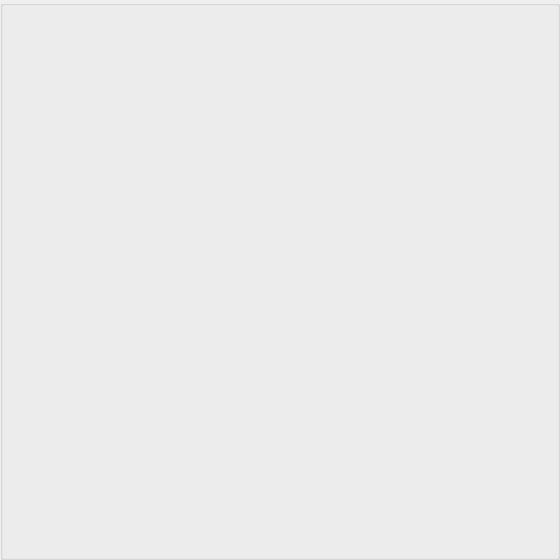
<?xml version="1.0" encoding="UTF-8"?>
<ui version="4.0">
 <class>CHandStateShow</class>
 <widget class="QWidget" name="CHandStateShow">
  <property name="geometry">
   <rect>
    <x>0</x>
    <y>0</y>
    <width>560</width>
    <height>560</height>
   </rect>
  </property>
  <property name="windowTitle">
   <string>Form</string>
  </property>
  <layout class="QGridLayout" name="gridLayout_3">
   <property name="leftMargin">
    <number>0</number>
   </property>
   <property name="topMargin">
    <number>0</number>
   </property>
   <property name="rightMargin">
    <number>0</number>
   </property>
   <property name="bottomMargin">
    <number>0</number>
   </property>
   <item row="0" column="0">
    <widget class="QStackedWidget" name="stackedWidget">
     <property name="styleSheet">
      <string notr="true"/>
     </property>
     <property name="currentIndex">
      <number>1</number>
     </property>
     <widget class="QWidget" name="left_Page">
      <layout class="QGridLayout" name="gridLayout_2">
       <property name="leftMargin">
        <number>0</number>
       </property>
       <property name="topMargin">
        <number>0</number>
       </property>
       <property name="rightMargin">
        <number>0</number>
       </property>
       <property name="bottomMargin">
        <number>0</number>
       </property>
       <item row="0" column="0">
        <widget class="QGroupBox" name="left_GroupBox">
         <property name="styleSheet">
          <string notr="true">#left_GroupBox{border-image: url(:/new/prefix1/source/LHandState/leftHand.png);}</string>
         </property>
         <property name="title">
          <string/>
         </property>
         <widget class="CLabel" name="littlefingerL_Label">
          <property name="geometry">
           <rect>
            <x>73</x>
            <y>123</y>
            <width>115</width>
            <height>194</height>
           </rect>
          </property>
          <property name="styleSheet">
           <string notr="true">border-image: url(:/new/prefix1/source/LHandState/strengthEvaluate/littlefingerG.png);</string>
          </property>
          <property name="text">
           <string/>
          </property>
         </widget>
         <widget class="CLabel" name="ringfingerL_Label">
          <property name="geometry">
           <rect>
            <x>172</x>
            <y>43</y>
            <width>81</width>
            <height>233</height>
           </rect>
          </property>
          <property name="styleSheet">
           <string notr="true">border-image: url(:/new/prefix1/source/LHandState/strengthEvaluate/ringfingerG.png);</string>
          </property>
          <property name="text">
           <string/>
          </property>
         </widget>
         <widget class="CLabel" name="middlefingerL_Label">
          <property name="geometry">
           <rect>
            <x>228</x>
            <y>19</y>
            <width>96</width>
            <height>255</height>
           </rect>
          </property>
          <property name="styleSheet">
           <string notr="true">border-image: url(:/new/prefix1/source/LHandState/strengthEvaluate/middlefingerG.png);</string>
          </property>
          <property name="text">
           <string/>
          </property>
         </widget>
         <widget class="CLabel" name="forefingerL_Label">
          <property name="geometry">
           <rect>
            <x>283</x>
            <y>61</y>
            <width>133</width>
            <height>268</height>
           </rect>
          </property>
          <property name="styleSheet">
           <string notr="true">border-image: url(:/new/prefix1/source/LHandState/strengthEvaluate/forefingerY.png);</string>
          </property>
          <property name="text">
           <string/>
          </property>
         </widget>
         <widget class="CLabel" name="thumbL_Label">
          <property name="geometry">
           <rect>
            <x>335</x>
            <y>248</y>
            <width>150</width>
            <height>219</height>
           </rect>
          </property>
          <property name="styleSheet">
           <string notr="true">border-image: url(:/new/prefix1/source/LHandState/strengthEvaluate/thumbR.png);</string>
          </property>
          <property name="text">
           <string/>
          </property>
         </widget>
         <zorder>forefingerL_Label</zorder>
         <zorder>littlefingerL_Label</zorder>
         <zorder>ringfingerL_Label</zorder>
         <zorder>middlefingerL_Label</zorder>
         <zorder>thumbL_Label</zorder>
        </widget>
       </item>
      </layout>
     </widget>
     <widget class="QWidget" name="right_Page">
      <layout class="QGridLayout" name="gridLayout">
       <property name="leftMargin">
        <number>0</number>
       </property>
       <property name="topMargin">
        <number>0</number>
       </property>
       <property name="rightMargin">
        <number>0</number>
       </property>
       <property name="bottomMargin">
        <number>0</number>
       </property>
       <item row="0" column="0">
        <widget class="QGroupBox" name="right_GroupBox">
         <property name="styleSheet">
          <string notr="true">#right_GroupBox{border-image: url(:/new/prefix1/source/RHandState/ringhtHand.png);}</string>
         </property>
         <property name="title">
          <string/>
         </property>
         <widget class="CLabel" name="thumbR_Label">
          <property name="geometry">
           <rect>
            <x>75</x>
            <y>248</y>
            <width>150</width>
            <height>219</height>
           </rect>
          </property>
          <property name="styleSheet">
           <string notr="true">border-image: url(:/new/prefix1/source/RHandState/strengthEvaluate/thumbG.png);</string>
          </property>
          <property name="text">
           <string/>
          </property>
         </widget>
         <widget class="CLabel" name="forefingerR_Label">
          <property name="geometry">
           <rect>
            <x>144</x>
            <y>61</y>
            <width>133</width>
            <height>268</height>
           </rect>
          </property>
          <property name="styleSheet">
           <string notr="true">border-image: url(:/new/prefix1/source/RHandState/strengthEvaluate/forefingerR.png);</string>
          </property>
          <property name="text">
           <string/>
          </property>
         </widget>
         <widget class="CLabel" name="middlefingerR_Label">
          <property name="geometry">
           <rect>
            <x>236</x>
            <y>19</y>
            <width>96</width>
            <height>255</height>
           </rect>
          </property>
          <property name="styleSheet">
           <string notr="true">border-image: url(:/new/prefix1/source/RHandState/strengthEvaluate/middlefingerG.png);</string>
          </property>
          <property name="text">
           <string/>
          </property>
         </widget>
         <widget class="CLabel" name="ringfingerR_Label">
          <property name="geometry">
           <rect>
            <x>307</x>
            <y>43</y>
            <width>81</width>
            <height>223</height>
           </rect>
          </property>
          <property name="styleSheet">
           <string notr="true">border-image: url(:/new/prefix1/source/RHandState/strengthEvaluate/ringfingerG.png);</string>
          </property>
          <property name="text">
           <string/>
          </property>
         </widget>
         <widget class="CLabel" name="littlefingerR_Label">
          <property name="geometry">
           <rect>
            <x>372</x>
            <y>123</y>
            <width>115</width>
            <height>194</height>
           </rect>
          </property>
          <property name="styleSheet">
           <string notr="true">border-image: url(:/new/prefix1/source/RHandState/strengthEvaluate/littlefingerG.png);</string>
          </property>
          <property name="text">
           <string/>
          </property>
         </widget>
         <zorder>forefingerR_Label</zorder>
         <zorder>thumbR_Label</zorder>
         <zorder>middlefingerR_Label</zorder>
         <zorder>ringfingerR_Label</zorder>
         <zorder>littlefingerR_Label</zorder>
        </widget>
       </item>
      </layout>
     </widget>
    </widget>
   </item>
  </layout>
 </widget>
 <customwidgets>
  <customwidget>
   <class>CLabel</class>
   <extends>QLabel</extends>
   <header>clabel.h</header>
  </customwidget>
 </customwidgets>
 <resources/>
 <connections/>
</ui>
